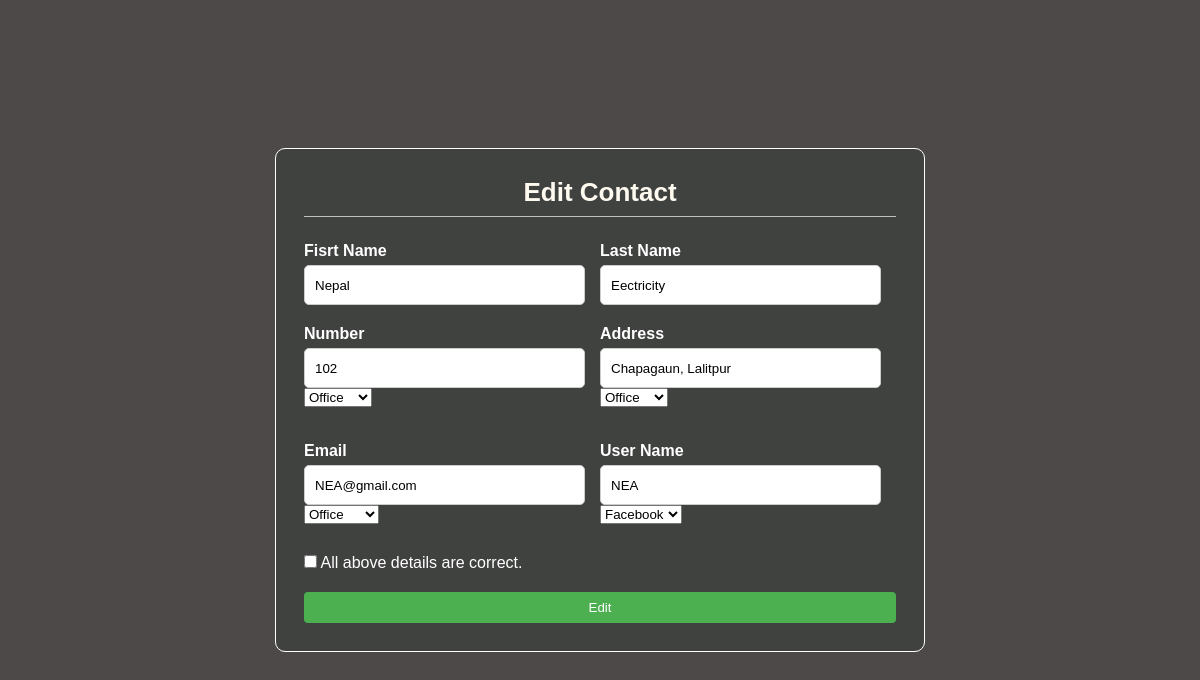
/edit/184 (signed in), run on an earlier commit of the app's database.
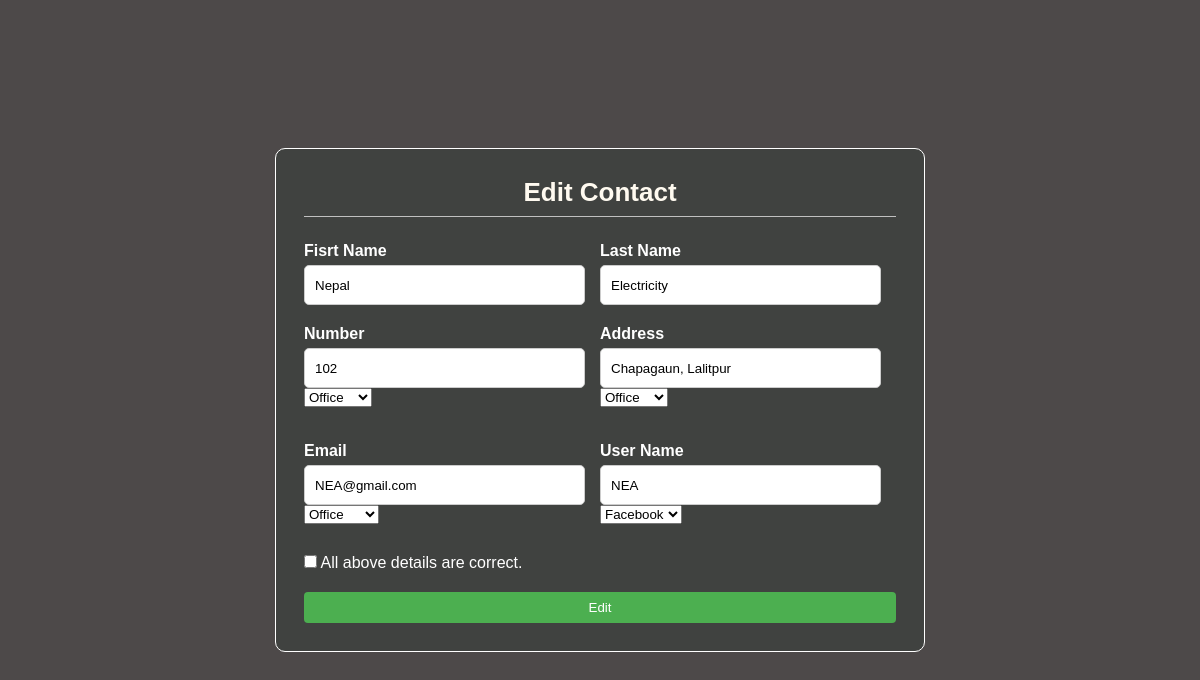
And on a later commit of the database.
### accounts/models.py (models this page shows, shortened)
class Person(models.Model):
    id = models.AutoField(primary_key=True)
    first_name = models.CharField(max_length=20 , null=True)
    last_name = models.CharField(max_length=15 , null=True)
    phone = models.ForeignKey(Phone, null=True , on_delete= models.SET_NULL)
    address = models.ForeignKey(Address, null=True , on_delete= models.SET_NULL)
    email = models.ForeignKey(Email, null=True , on_delete= models.SET_NULL)
    media = models.ForeignKey(SocialMedia, null=True , on_delete= models.SET_NULL)

class Phone(models.Model):
    TYPE = (
        ('Home' , 'Home'),
        ('Mobile' , 'Mobile'),
        ('Office' , 'Office'),
        ('College' , 'College'),
    )
    Number = models.IntegerField( null=True )
    Number_type = models.CharField(max_length=200 , null=True , choices=TYPE )

class Address(models.Model):
    TYPE = (
        ('Home' , 'Home'),
        ('Office' , 'Office'),
        ('College' , 'College')
    )
    Address = models.CharField(max_length=200 , null=True)
    Address_type= models.CharField(max_length=200 , null=True , choices=TYPE )

class Email(models.Model):
    TYPE = (
        ('Home' , 'Home'),
        ('Personal' , 'Personal'),
        ('Office' , 'Office'),
        ('College' , 'College')
    )
    email = models.CharField(max_length=200 , null=True)
    email_type = models.CharField(max_length=200 , null=True , choices=TYPE )

class SocialMedia(models.Model):
    APP = (
        ('Facebook' , 'Facebook'),
        ('Instagram' , 'Instagram'),
        ('Twitter' , 'Twitter'),
        ('Linkdin' , 'Linkdlin'),
        ('Snapchat' , 'Snapchat'),
        ('WeChat' , 'WeChat'),
        ('Discord' , 'Discord'),
    )
    User_Name = models.CharField(max_length=200 , null=True)
    Linked_App = models.CharField(max_length=200 , null=True , choices=APP )

### accounts/views.py (the view, shortened to what this page needs)
# urls.py: path('edit/<int:pk>', views.edit, name='edit' ),
@login_required(login_url='login')
def edit(request,pk):
    detail=Person.objects.get(id=pk)
    return render(request,'accounts/edit.html',{'detail': detail})

### accounts/templates/accounts/edit.html (shortened to what this page needs)
{% extends 'accounts/add.html' %}
{% block content %}
<div class="cointainer">
    <form action="" method="post">
      <h2>Edit Contact</h2>
      <div class="content">
        <div class="input-box">
          <label for="firstname">Fisrt Name</label>
          <input type="text" value="{{detail.first_name}}"  id="fname" name="fname" required>
        </div>
        <div class="input-box">
          <label for="lastname">Last Name</label>
          <input type="text" value="{{detail.last_name}}" id="lname" name="lname" required>
        </div>
        <div class="input-box">
          <label for="number">Number</label>
          <input type="tel" value="{{detail.phone.Number}}" id="number" name="number" required>
          <div class="input-box">
            <div class="select-box">
            <select id="Number_type" id="ntype" name="ntype" required>
              <option>{{detail.phone.Number_type}}</option>
            </select>
            </div>
            </div>
        </div>
        <div class="input-box">
          <label for="address">Address</label>
          <input type="text" value="{{detail.address.Address}}" id="address" name="address" required>
          <div class="input-box">
          <div class="select-box">
            <select id="atype"  name="atype" required>
              <option>{{detail.address.Address_type}}</option>
            </select>
            </div>
          </div>
        </div>
        <div class="input-box">
          <label for="email">Email</label>
          <input type="email" value="{{detail.email.email}}"  id="emai"  name="email">
          <div class="input-box">
            <div class="select-box">
            <select id="etype" name="etype">
              <option>{{detail.email.email_type}}</option>
            </select>
            </div>
            </div>
        </div>
        <div class="input-box">
          <label for="username">User Name</label>
          <input type="username" value="{{detail.media.User_Name}}"  id="uname" name="uname" >
        <div class="input-box">
        <div class="select-box">
        <select id="mtype" name="mtype">
          <option>{{detail.media.Linked_App}}</option>
        </select>
        </div>
      </div>
    </div>
        <div class="form-check">
          <input class="form-check-input" type="checkbox" value="" id="invalidCheck2" required>
          <label class="form-check-label" for="invalidCheck2">
            All above details are correct.
          </label>
          </div>
          </div>
      <div class="button-container">
      <form action="" method="post" style="display: inline;">
        <button type="submit" name="button">Edit</button>
      </form>
    </div>
    </form>
  </div>
{% endblock %}

What changed in the data, as far as the page shows it:
changed Person "Nepal": lname "Eectricity" → "Electricity"
